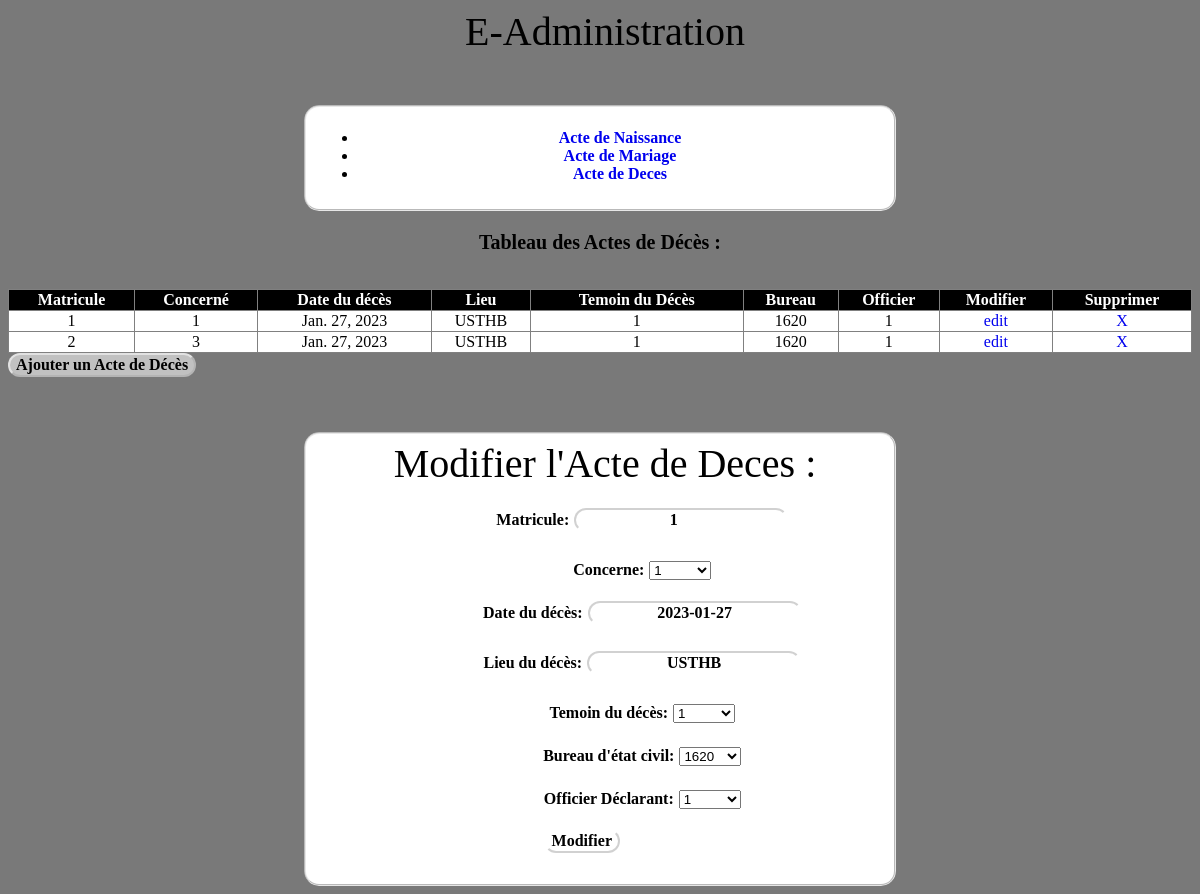
Screenshot of /ActeDeces/update/1 with the database file from the repository.
### Gestion/models.py (models this page shows, shortened)
class ActeDeces(models.Model):
    Matricule = models.IntegerField(primary_key=True)
    Concerne = models.ForeignKey(ActeCivil, related_name='actCivil_decede', on_delete=models.CASCADE)
    DateD = models.DateField(verbose_name='Date du décès')
    LieuD = models.CharField(max_length=255, verbose_name='Lieu du décès')
    Temoin = models.ForeignKey(ActeCivil, related_name='actCivil_temoin', on_delete=models.CASCADE, verbose_name='Temoin du décès')
    bureau = models.ForeignKey(Bureau, related_name='acteDeces_bureau', on_delete=models.CASCADE,verbose_name="Bureau d'état civil")
    Officier = models.ForeignKey(Officier, related_name='acteDeces_officier', on_delete=models.CASCADE,verbose_name='Officier Déclarant')

class ActeCivil(models.Model):
    class sexe(models.TextChoices):
        Homme = 'H'
        Femme = 'F'
    Matricule = models.IntegerField(primary_key=True)
    Nom = models.CharField(max_length=255)
    Prenom = models.CharField(max_length=255)
    Sexe = models.CharField(choices=sexe.choices, max_length=6)
    Profession = models.CharField(max_length=255)
    Domicile = models.CharField(max_length=255)
    bureau = models.ForeignKey(Bureau, related_name='acteCivil_bureau', on_delete=models.CASCADE, verbose_name="Bureau d'état civil")
    Officier = models.ForeignKey(Officier, related_name='acteCivil_officier', on_delete=models.CASCADE, verbose_name='Officier Déclarant')
    DateN = models.DateTimeField(verbose_name='Date de Naissance',null=True, blank=True)
    LieuN = models.CharField(max_length=255, verbose_name='Lieu de Naissance',null=True, blank=True)
    VilleN = models.CharField(max_length=255, verbose_name='Ville de Naissance',null=True, blank=True)
    PaysN = models.CharField(max_length=255, verbose_name='Pays de Naissance',null=True, blank=True)
    pere = models.ForeignKey('self', related_name='acteCivil_pere', on_delete=models.CASCADE, verbose_name='Acte Civil du père',null=True, blank=True)
    mere = models.ForeignKey('self', related_name='acteCivil_mere', on_delete=models.CASCADE, verbose_name='Acte Civil de la mère',null=True, blank=True)
    declarant = models.ForeignKey('self', related_name='actCivil_declarant', on_delete=models.CASCADE, verbose_name='Acte Civil du déclarant',null=True, blank=True)
    def __str__(self):
        return f'{self.Matricule}'

class Bureau(models.Model):
    NumC = models.IntegerField(primary_key=True)
    NomC = models.CharField(max_length=255)
    NomD = models.CharField(max_length=255)
    NomW = models.CharField(max_length=255)
    def __str__(self):
        return f'{self.NumC}'
    objects = models.Manager()

class Officier(models.Model):
    class role(models.TextChoices):
        Maire = 'Maire'
        Titulaire = 'Titulaire'
        Officier = 'Officier'
    Matricule = models.IntegerField(primary_key=True)
    Nom = models.CharField(max_length=255)
    Prenom = models.CharField(max_length=255)
    Date = models.DateField(default=date.today)
    Actif = models.BooleanField(default=True)
    Role = models.CharField(choices=role.choices, max_length=10)
    Bureau = models.ForeignKey(Bureau, related_name='officier_bureau', on_delete=models.CASCADE)
    Password = models.CharField(max_length=255)
    def __str__(self):
        return f'{self.Matricule}'

### Gestion/views.py (the view)
# urls.py: path('ActeDeces/update/<int:id>', views.ActeDeces_Update, name='updActeD'),
def ActeDeces_Update(request, id):
    off = ActeDeces.objects.get(Matricule=id)
    if request.method == "POST":
        form = ActeDecesForm(request.POST, instance=off)
        if form.is_valid():
            form.save()
            return redirect('/ActeDeces/')
    else:
        form = ActeDecesForm(instance=off)
        return render(request, "Gestion/ActeDeces/updActe.html", {'form': form, 'data':ActeDeces.objects.all})

### Gestion/forms.py
class ActeDecesForm(forms.ModelForm):
   class Meta:
     model = ActeDeces
     fields = '__all__'

### Gestion/templates/Gestion/ActeDeces/updActe.html (shortened to what this page needs)
{% extends 'Gestion/ActeDeces/Acte.html' %}
{% block acte_inst %}
<fieldset>
  <h1>Modifier l'Acte de Deces :</h1>
  <form action="" method="post">
    {{ form.as_p }}
    <input type="submit" value="Modifier" id="envoyer">
 </form>
</fieldset>
{% endblock %}

### Gestion/templates/Gestion/ActeDeces/Acte.html
{% extends 'Gestion/base.html' %}
{% block content %}
{% include 'Gestion/ActeCivil.html' %}
    <p>Tableau des Actes de Décès :</p>
    <table width="100%" border="1" style="border-collapse:collapse;margin-top:3%;text-align:center;">
        <thead>
            <tr>
                <th>Matricule</th> <th>Concerné</th> <th>Date du décès</th> <th>Lieu</th> <th>Temoin du Décès</th> <th>Bureau</th> <th>Officier</th> <th>Modifier</th> <th>Supprimer</th>
            </tr>
        </thead>
        <tbody>
            {% for element in data %}
                <tr>
                    <td>{{element.Matricule}}</td>
                    <td>{{element.Concerne}}</td>
                    <td>{{element.DateD}}</td>
                    <td>{{element.LieuD}}</td>
                    <td>{{element.Temoin}}</td>
                    <td>{{element.bureau}}</td>
                    <td>{{element.Officier}}</td>
                    <td><a href="{% url 'updActeD' element.Matricule %}">edit</a></td>
                    <td><a href="{% url 'delActeD' element.Matricule %}">X</a></td>
                </tr>
             {% endfor %}
        </tbody>
    </table>
    <a href="{% url 'addActeD'%}"><input type="submit" value="Ajouter un Acte de Décès"></a>
    {% block acte_inst %}{% endblock %}
{% endblock %}

### Gestion/static/Gestion/Style.css (style rules this page uses)
body { background: rgb(121, 121, 121); }
a { text-decoration: none; }
h1 { font-family: 'Franklin Gothic Medium'; font-size: 2.5em; font-weight: normal; margin: 0 0 0 10px; text-decoration: none; color: #000000; transition: margin 1s; text-align: center; }
input { margin-bottom: 5px; font-size: medium; font-weight: bolder; font-family: 'Lucida Sans'; color: #000000; border-radius: 15px; background-color: rgba(255, 255, 255, 0.541); border-color: rgba(255, 255, 255, 0.541); transition: background-color 1s, color 1s; align-items: center; text-align: center; }
label { margin-left: 15%; font-size: medium; font-weight: bolder; font-family: 'Lucida Sans'; color: #000000; text-align: center; }
fieldset { margin-top: 50px; background-color: rgb(255, 255, 255); margin-left: 25%; margin-right: 25%; border-radius: 15px; border-color: rgba(211, 211, 211, 0.541); }
p { text-align: center; font-size: 20px; font-weight: bolder; font-family: 'Lucida Sans'; color: #000000; }
th { background-color: #000; color: white; font-family: 'Lucida Sans'; }
td { background-color: rgb(255, 255, 255); color: rgb(0, 0, 0); font-family: 'Lucida Sans'; font-weight: 500; }
#envoyer { margin-left: 40%; }

### rows the page displays
ActeDeces: Matricule "1", Concerne "1", DateD "Jan. 27, 2023", LieuD "USTHB", Temoin "1", bureau "1620", Officier "1", DateD "2023-01-27"
ActeDeces: Matricule "2", Concerne "3", DateD "Jan. 27, 2023", LieuD "USTHB", Temoin "1", bureau "1620", Officier "1"
ActeCivil: Matricule "1"
